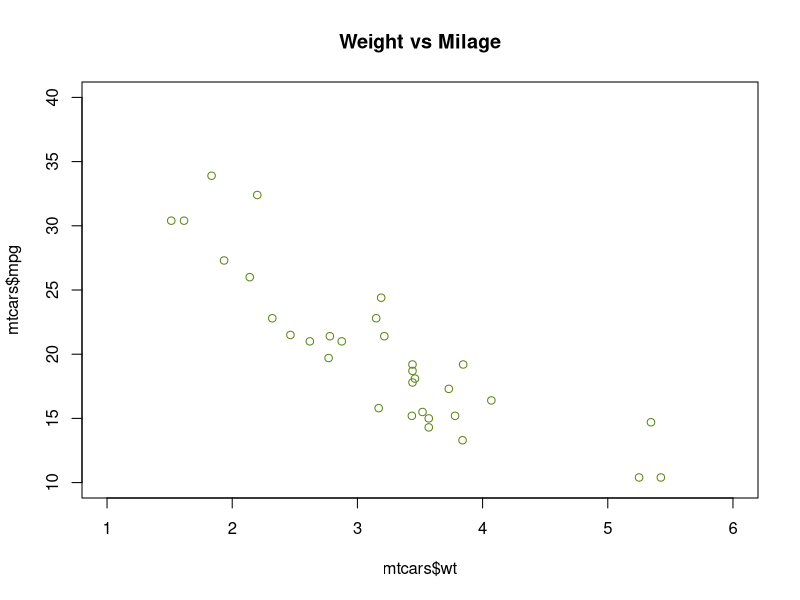
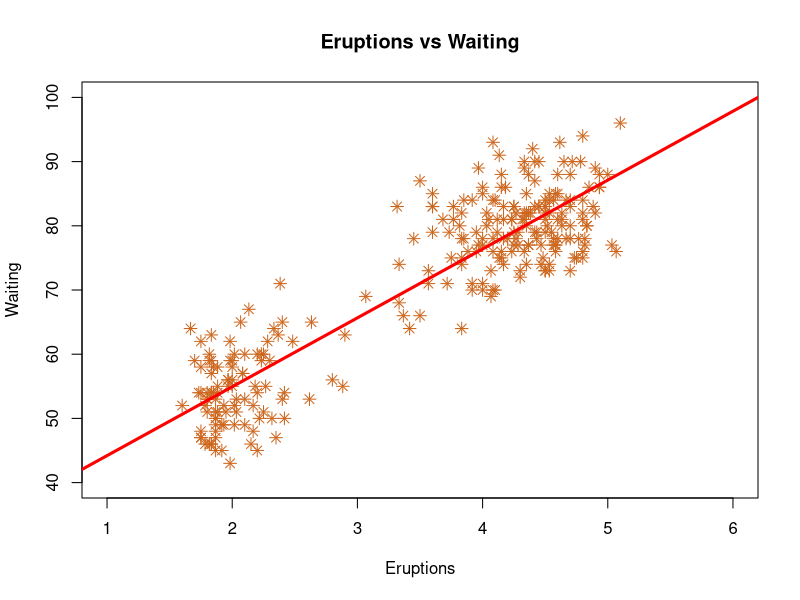
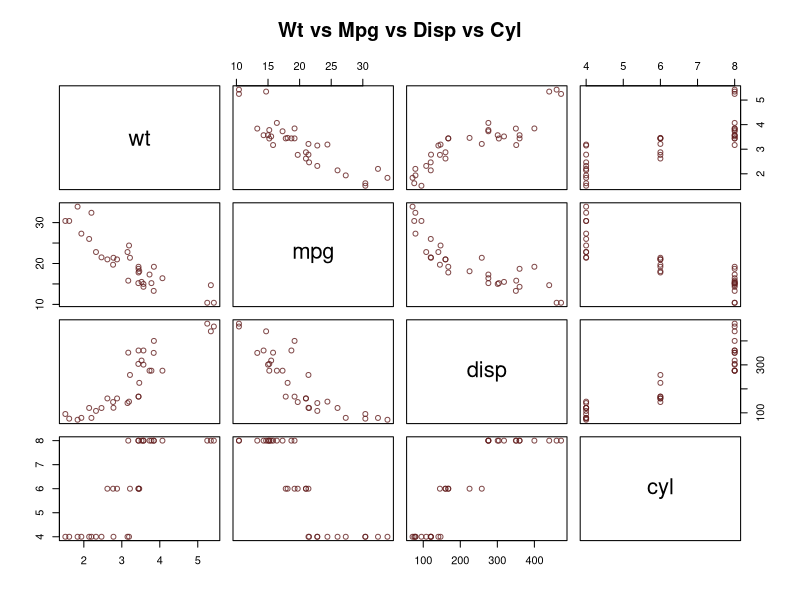

The R script that drew these images, in order:
# plot(x, y = NULL, main, type, col, xlab, ylab, xlim, ylim, pch, axes)

# x, y: the x and y coordinates for the plot
# main: main title
# xlab: label of x axis
# ylab: label of y axis
# xlim: limits of x axis
# ylim: limits of y axis
# col:  colors vector or palette
# pch:  style of the points
# axes: a logical value indicating whether both axes should be drawn on the plot

# type: 1-character string giving the type of plot desired
#       "p" for points or scatterplot
#       "l" for lines plot
#       "b" for both points and lines
#       "c" for empty points joined by lines
#       "o" for overplotted points and lines
#       "s" and "S" for stair steps
#       "h" for histogram-like vertical lines
#       "n" for not produce any points or lines


###################################
## Example 1: normal scatterplot ##
###################################

data(mtcars)

plot(
    x = mtcars$wt,
    y = mtcars$mpg,
    type = "p",
    xlim = c(1, 6),
    ylim = c(10, 40),
    main = "Weight vs Milage",
    col = "#5c8516"
)


####################################################################
## Example 2: add linear model line to scatterplot using abline() ##
####################################################################

# Draw scatterplot first
plot(
    x = faithful$eruptions,
    y = faithful$waiting,
    type = "p",
    main = "Eruptions vs Waiting",
    xlab = "Eruptions",
    ylab = "Waiting",
    col = "chocolate3",
    cex = 1.2,
    pch = 8,
    xlim = c(1.0, 6.0),
    ylim = c(40, 100)
)

# add linear model line using abline()
abline(lm(faithful$waiting ~ faithful$eruptions), col = "red", lwd = 3)


#################################################
## Example 3: matrix scatterplot using pairs() ##
#################################################

pairs(
    formula = ~wt + mpg + disp + cyl, # the "~" at the beginning of the expressing to makes R interpret this as a formula, not a mathematical expression
    data = mtcars,
    main = "Wt vs Mpg vs Disp vs Cyl",
    col = "#611c1ccb"
)
